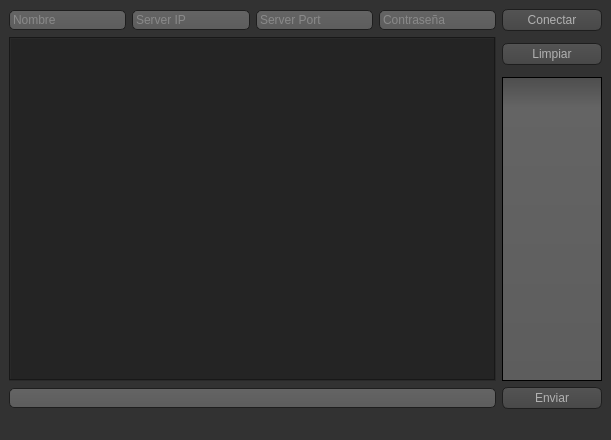
<?xml version="1.0" encoding="UTF-8"?>
<ui version="4.0">
 <class>Chattogu</class>
 <widget class="QMainWindow" name="Chattogu">
  <property name="geometry">
   <rect>
    <x>0</x>
    <y>0</y>
    <width>611</width>
    <height>440</height>
   </rect>
  </property>
  <property name="sizePolicy">
   <sizepolicy hsizetype="Fixed" vsizetype="Fixed">
    <horstretch>0</horstretch>
    <verstretch>0</verstretch>
   </sizepolicy>
  </property>
  <property name="windowTitle">
   <string>Chat to Guapo</string>
  </property>
  <property name="styleSheet">
   <string notr="true">QToolTip
{
     border: 1px solid black;
     background-color: #ffa02f;
     padding: 1px;
     border-radius: 3px;
     opacity: 100;
}

QWidget
{
    color: #b1b1b1;
    background-color: #323232;
}

QWidget:item:hover
{
    background-color: QLinearGradient( x1: 0, y1: 0, x2: 0, y2: 1, stop: 0 #ffa02f, stop: 1 #ca0619);
    color: #000000;
}

QWidget:item:selected
{
    background-color: QLinearGradient( x1: 0, y1: 0, x2: 0, y2: 1, stop: 0 #ffa02f, stop: 1 #d7801a);
}

QMenuBar::item
{
    background: transparent;
}

QMenuBar::item:selected
{
    background: transparent;
    border: 1px solid #ffaa00;
}

QMenuBar::item:pressed
{
    background: #444;
    border: 1px solid #000;
    background-color: QLinearGradient(
        x1:0, y1:0,
        x2:0, y2:1,
        stop:1 #212121,
        stop:0.4 #343434/*,
        stop:0.2 #343434,
        stop:0.1 #ffaa00*/
    );
    margin-bottom:-1px;
    padding-bottom:1px;
}

QMenu
{
    border: 1px solid #000;
}

QMenu::item
{
    padding: 2px 20px 2px 20px;
}

QMenu::item:selected
{
    color: #000000;
}

QWidget:disabled
{
    color: #404040;
    background-color: #323232;
}

QAbstractItemView
{
    background-color: QLinearGradient( x1: 0, y1: 0, x2: 0, y2: 1, stop: 0 #4d4d4d, stop: 0.1 #646464, stop: 1 #5d5d5d);
}

QWidget:focus
{
    /*border: 2px solid QLinearGradient( x1: 0, y1: 0, x2: 0, y2: 1, stop: 0 #ffa02f, stop: 1 #d7801a);*/
}

QLineEdit
{
    background-color: QLinearGradient( x1: 0, y1: 0, x2: 0, y2: 1, stop: 0 #4d4d4d, stop: 0 #646464, stop: 1 #5d5d5d);
    padding: 1px;
    border-style: solid;
    border: 1px solid #1e1e1e;
    border-radius: 5;
}

QPushButton
{
    color: #b1b1b1;
    background-color: QLinearGradient( x1: 0, y1: 0, x2: 0, y2: 1, stop: 0 #565656, stop: 0.1 #525252, stop: 0.5 #4e4e4e, stop: 0.9 #4a4a4a, stop: 1 #464646);
    border-width: 1px;
    border-color: #1e1e1e;
    border-style: solid;
    border-radius: 6;
    padding: 3px;
    font-size: 12px;
    padding-left: 5px;
    padding-right: 5px;
}

QPushButton:pressed
{
    background-color: QLinearGradient( x1: 0, y1: 0, x2: 0, y2: 1, stop: 0 #2d2d2d, stop: 0.1 #2b2b2b, stop: 0.5 #292929, stop: 0.9 #282828, stop: 1 #252525);
}

QComboBox
{
    selection-background-color: #ffaa00;
    background-color: QLinearGradient( x1: 0, y1: 0, x2: 0, y2: 1, stop: 0 #565656, stop: 0.1 #525252, stop: 0.5 #4e4e4e, stop: 0.9 #4a4a4a, stop: 1 #464646);
    border-style: solid;
    border: 1px solid #1e1e1e;
    border-radius: 5;
}

QComboBox:hover,QPushButton:hover
{
    border: 2px solid QLinearGradient( x1: 0, y1: 0, x2: 0, y2: 1, stop: 0 #ffa02f, stop: 1 #d7801a);
}


QComboBox:on
{
    padding-top: 3px;
    padding-left: 4px;
    background-color: QLinearGradient( x1: 0, y1: 0, x2: 0, y2: 1, stop: 0 #2d2d2d, stop: 0.1 #2b2b2b, stop: 0.5 #292929, stop: 0.9 #282828, stop: 1 #252525);
    selection-background-color: #ffaa00;
}

QComboBox QAbstractItemView
{
    border: 2px solid darkgray;
    selection-background-color: QLinearGradient( x1: 0, y1: 0, x2: 0, y2: 1, stop: 0 #ffa02f, stop: 1 #d7801a);
}

QComboBox::drop-down
{
     subcontrol-origin: padding;
     subcontrol-position: top right;
     width: 15px;

     border-left-width: 0px;
     border-left-color: darkgray;
     border-left-style: solid; /* just a single line */
     border-top-right-radius: 3px; /* same radius as the QComboBox */
     border-bottom-right-radius: 3px;
 }

QComboBox::down-arrow
{
     image: url(:/down_arrow.png);
}

QGroupBox:focus
{
border: 2px solid QLinearGradient( x1: 0, y1: 0, x2: 0, y2: 1, stop: 0 #ffa02f, stop: 1 #d7801a);
}

QTextEdit:focus
{
    border: 2px solid QLinearGradient( x1: 0, y1: 0, x2: 0, y2: 1, stop: 0 #ffa02f, stop: 1 #d7801a);
}

QScrollBar:horizontal {
     border: 1px solid #222222;
     background: QLinearGradient( x1: 0, y1: 0, x2: 0, y2: 1, stop: 0.0 #121212, stop: 0.2 #282828, stop: 1 #484848);
     height: 7px;
     margin: 0px 16px 0 16px;
}

QScrollBar::handle:horizontal
{
      background: QLinearGradient( x1: 0, y1: 0, x2: 1, y2: 0, stop: 0 #ffa02f, stop: 0.5 #d7801a, stop: 1 #ffa02f);
      min-height: 20px;
      border-radius: 2px;
}

QScrollBar::add-line:horizontal {
      border: 1px solid #1b1b19;
      border-radius: 2px;
      background: QLinearGradient( x1: 0, y1: 0, x2: 1, y2: 0, stop: 0 #ffa02f, stop: 1 #d7801a);
      width: 14px;
      subcontrol-position: right;
      subcontrol-origin: margin;
}

QScrollBar::sub-line:horizontal {
      border: 1px solid #1b1b19;
      border-radius: 2px;
      background: QLinearGradient( x1: 0, y1: 0, x2: 1, y2: 0, stop: 0 #ffa02f, stop: 1 #d7801a);
      width: 14px;
     subcontrol-position: left;
     subcontrol-origin: margin;
}

QScrollBar::right-arrow:horizontal, QScrollBar::left-arrow:horizontal
{
      border: 1px solid black;
      width: 1px;
      height: 1px;
      background: white;
}

QScrollBar::add-page:horizontal, QScrollBar::sub-page:horizontal
{
      background: none;
}

QScrollBar:vertical
{
      background: QLinearGradient( x1: 0, y1: 0, x2: 1, y2: 0, stop: 0.0 #121212, stop: 0.2 #282828, stop: 1 #484848);
      width: 7px;
      margin: 16px 0 16px 0;
      border: 1px solid #222222;
}

QScrollBar::handle:vertical
{
      background: QLinearGradient( x1: 0, y1: 0, x2: 0, y2: 1, stop: 0 #ffa02f, stop: 0.5 #d7801a, stop: 1 #ffa02f);
      min-height: 20px;
      border-radius: 2px;
}

QScrollBar::add-line:vertical
{
      border: 1px solid #1b1b19;
      border-radius: 2px;
      background: QLinearGradient( x1: 0, y1: 0, x2: 0, y2: 1, stop: 0 #ffa02f, stop: 1 #d7801a);
      height: 14px;
      subcontrol-position: bottom;
      subcontrol-origin: margin;
}

QScrollBar::sub-line:vertical
{
      border: 1px solid #1b1b19;
      border-radius: 2px;
      background: QLinearGradient( x1: 0, y1: 0, x2: 0, y2: 1, stop: 0 #d7801a, stop: 1 #ffa02f);
      height: 14px;
      subcontrol-position: top;
      subcontrol-origin: margin;
}

QScrollBar::up-arrow:vertical, QScrollBar::down-arrow:vertical
{
      border: 1px solid black;
      width: 1px;
      height: 1px;
      background: white;
}


QScrollBar::add-page:vertical, QScrollBar::sub-page:vertical
{
      background: none;
}

QTextEdit
{
    background-color: #242424;
}

QPlainTextEdit
{
    background-color: #242424;
}

QHeaderView::section
{
    background-color: QLinearGradient(x1:0, y1:0, x2:0, y2:1, stop:0 #616161, stop: 0.5 #505050, stop: 0.6 #434343, stop:1 #656565);
    color: white;
    padding-left: 4px;
    border: 1px solid #6c6c6c;
}

QCheckBox:disabled
{
color: #414141;
}

QDockWidget::title
{
    text-align: center;
    spacing: 3px; /* spacing between items in the tool bar */
    background-color: QLinearGradient(x1:0, y1:0, x2:0, y2:1, stop:0 #323232, stop: 0.5 #242424, stop:1 #323232);
}

QDockWidget::close-button, QDockWidget::float-button
{
    text-align: center;
    spacing: 1px; /* spacing between items in the tool bar */
    background-color: QLinearGradient(x1:0, y1:0, x2:0, y2:1, stop:0 #323232, stop: 0.5 #242424, stop:1 #323232);
}

QDockWidget::close-button:hover, QDockWidget::float-button:hover
{
    background: #242424;
}

QDockWidget::close-button:pressed, QDockWidget::float-button:pressed
{
    padding: 1px -1px -1px 1px;
}

QMainWindow::separator
{
    background-color: QLinearGradient(x1:0, y1:0, x2:0, y2:1, stop:0 #161616, stop: 0.5 #151515, stop: 0.6 #212121, stop:1 #343434);
    color: white;
    padding-left: 4px;
    border: 1px solid #4c4c4c;
    spacing: 3px; /* spacing between items in the tool bar */
}

QMainWindow::separator:hover
{

    background-color: QLinearGradient(x1:0, y1:0, x2:0, y2:1, stop:0 #d7801a, stop:0.5 #b56c17 stop:1 #ffa02f);
    color: white;
    padding-left: 4px;
    border: 1px solid #6c6c6c;
    spacing: 3px; /* spacing between items in the tool bar */
}

QToolBar::handle
{
     spacing: 3px; /* spacing between items in the tool bar */
     background: url(:/images/handle.png);
}

QMenu::separator
{
    height: 2px;
    background-color: QLinearGradient(x1:0, y1:0, x2:0, y2:1, stop:0 #161616, stop: 0.5 #151515, stop: 0.6 #212121, stop:1 #343434);
    color: white;
    padding-left: 4px;
    margin-left: 10px;
    margin-right: 5px;
}

QProgressBar
{
    border: 2px solid grey;
    border-radius: 5px;
    text-align: center;
}

QProgressBar::chunk
{
    background-color: #d7801a;
    width: 2.15px;
    margin: 0.5px;
}

QTabBar::tab {
    color: #b1b1b1;
    border: 1px solid #444;
    border-bottom-style: none;
    background-color: #323232;
    padding-left: 10px;
    padding-right: 10px;
    padding-top: 3px;
    padding-bottom: 2px;
    margin-right: -1px;
}

QTabWidget::pane {
    border: 1px solid #444;
    top: 1px;
}

QTabBar::tab:last
{
    margin-right: 0; /* the last selected tab has nothing to overlap with on the right */
    border-top-right-radius: 3px;
}

QTabBar::tab:first:!selected
{
 margin-left: 0px; /* the last selected tab has nothing to overlap with on the right */


    border-top-left-radius: 3px;
}

QTabBar::tab:!selected
{
    color: #b1b1b1;
    border-bottom-style: solid;
    margin-top: 3px;
    background-color: QLinearGradient(x1:0, y1:0, x2:0, y2:1, stop:1 #212121, stop:.4 #343434);
}

QTabBar::tab:selected
{
    border-top-left-radius: 3px;
    border-top-right-radius: 3px;
    margin-bottom: 0px;
}

QTabBar::tab:!selected:hover
{
    /*border-top: 2px solid #ffaa00;
    padding-bottom: 3px;*/
    border-top-left-radius: 3px;
    border-top-right-radius: 3px;
    background-color: QLinearGradient(x1:0, y1:0, x2:0, y2:1, stop:1 #212121, stop:0.4 #343434, stop:0.2 #343434, stop:0.1 #ffaa00);
}

QRadioButton::indicator:checked, QRadioButton::indicator:unchecked{
    color: #b1b1b1;
    background-color: #323232;
    border: 1px solid #b1b1b1;
    border-radius: 6px;
}

QRadioButton::indicator:checked
{
    background-color: qradialgradient(
        cx: 0.5, cy: 0.5,
        fx: 0.5, fy: 0.5,
        radius: 1.0,
        stop: 0.25 #ffaa00,
        stop: 0.3 #323232
    );
}

QCheckBox::indicator{
    color: #b1b1b1;
    background-color: #323232;
    border: 1px solid #b1b1b1;
    width: 9px;
    height: 9px;
}

QRadioButton::indicator
{
    border-radius: 6px;
}

QRadioButton::indicator:hover, QCheckBox::indicator:hover
{
    border: 1px solid #ffaa00;
}

QCheckBox::indicator:checked
{
    image:url(:/images/checkbox.png);
}

QCheckBox::indicator:disabled, QRadioButton::indicator:disabled
{
    border: 1px solid #444;
}</string>
  </property>
  <widget class="QWidget" name="centralwidget">
   <layout class="QGridLayout" name="gridLayout_2">
    <item row="0" column="1">
     <layout class="QGridLayout" name="gridLayout">
      <item row="5" column="2">
       <widget class="QPushButton" name="Enviar">
        <property name="text">
         <string>Enviar</string>
        </property>
        <property name="checkable">
         <bool>false</bool>
        </property>
        <property name="default">
         <bool>true</bool>
        </property>
       </widget>
      </item>
      <item row="0" column="0">
       <layout class="QHBoxLayout" name="horizontalLayout">
        <item>
         <widget class="QLineEdit" name="Nombre">
          <property name="text">
           <string/>
          </property>
          <property name="maxLength">
           <number>20</number>
          </property>
          <property name="placeholderText">
           <string>Nombre</string>
          </property>
         </widget>
        </item>
        <item>
         <widget class="QLineEdit" name="IP">
          <property name="maxLength">
           <number>15</number>
          </property>
          <property name="frame">
           <bool>false</bool>
          </property>
          <property name="readOnly">
           <bool>false</bool>
          </property>
          <property name="placeholderText">
           <string>Server IP</string>
          </property>
         </widget>
        </item>
        <item>
         <widget class="QLineEdit" name="Port">
          <property name="placeholderText">
           <string>Server Port</string>
          </property>
         </widget>
        </item>
        <item>
         <widget class="QLineEdit" name="Password">
          <property name="text">
           <string/>
          </property>
          <property name="placeholderText">
           <string>Contraseña</string>
          </property>
         </widget>
        </item>
       </layout>
      </item>
      <item row="4" column="2">
       <widget class="QListWidget" name="UsuariosConectados">
        <property name="sizePolicy">
         <sizepolicy hsizetype="Expanding" vsizetype="Expanding">
          <horstretch>9</horstretch>
          <verstretch>0</verstretch>
         </sizepolicy>
        </property>
        <property name="minimumSize">
         <size>
          <width>100</width>
          <height>100</height>
         </size>
        </property>
        <property name="maximumSize">
         <size>
          <width>100</width>
          <height>16777215</height>
         </size>
        </property>
        <property name="frameShape">
         <enum>QFrame::StyledPanel</enum>
        </property>
        <property name="frameShadow">
         <enum>QFrame::Plain</enum>
        </property>
        <property name="lineWidth">
         <number>1</number>
        </property>
        <property name="selectionMode">
         <enum>QAbstractItemView::ExtendedSelection</enum>
        </property>
        <property name="resizeMode">
         <enum>QListView::Adjust</enum>
        </property>
        <property name="layoutMode">
         <enum>QListView::SinglePass</enum>
        </property>
        <property name="batchSize">
         <number>20</number>
        </property>
        <property name="wordWrap">
         <bool>false</bool>
        </property>
       </widget>
      </item>
      <item row="0" column="2">
       <widget class="QPushButton" name="Conectar">
        <property name="text">
         <string>Conectar</string>
        </property>
       </widget>
      </item>
      <item row="1" column="0" rowspan="4">
       <widget class="QTextBrowser" name="CuadroDeTexto">
        <property name="minimumSize">
         <size>
          <width>0</width>
          <height>0</height>
         </size>
        </property>
        <property name="maximumSize">
         <size>
          <width>16777215</width>
          <height>16777215</height>
         </size>
        </property>
        <property name="autoFillBackground">
         <bool>false</bool>
        </property>
        <property name="frameShape">
         <enum>QFrame::Box</enum>
        </property>
        <property name="frameShadow">
         <enum>QFrame::Sunken</enum>
        </property>
        <property name="html">
         <string notr="true">&lt;!DOCTYPE HTML PUBLIC &quot;-//W3C//DTD HTML 4.0//EN&quot; &quot;http://www.w3.org/TR/REC-html40/strict.dtd&quot;&gt;
&lt;html&gt;&lt;head&gt;&lt;meta name=&quot;qrichtext&quot; content=&quot;1&quot; /&gt;&lt;style type=&quot;text/css&quot;&gt;
p, li { white-space: pre-wrap; }
&lt;/style&gt;&lt;/head&gt;&lt;body style=&quot; font-family:'Open Sans'; font-size:10pt; font-weight:648; font-style:normal;&quot;&gt;
&lt;p style=&quot;-qt-paragraph-type:empty; margin-top:0px; margin-bottom:0px; margin-left:0px; margin-right:0px; -qt-block-indent:0; text-indent:0px; font-family:'Cantarell'; font-weight:400;&quot;&gt;&lt;br /&gt;&lt;/p&gt;&lt;/body&gt;&lt;/html&gt;</string>
        </property>
        <property name="acceptRichText">
         <bool>false</bool>
        </property>
        <property name="openLinks">
         <bool>false</bool>
        </property>
       </widget>
      </item>
      <item row="2" column="2">
       <widget class="QPushButton" name="Clear">
        <property name="text">
         <string>Limpiar</string>
        </property>
       </widget>
      </item>
      <item row="5" column="0">
       <layout class="QHBoxLayout" name="horizontalLayout_3">
        <item>
         <widget class="QLineEdit" name="MensajeAEnviar">
          <property name="maxLength">
           <number>100000</number>
          </property>
          <property name="readOnly">
           <bool>false</bool>
          </property>
         </widget>
        </item>
       </layout>
      </item>
     </layout>
    </item>
   </layout>
  </widget>
  <widget class="QStatusBar" name="statusbar"/>
 </widget>
 <resources/>
 <connections>
  <connection>
   <sender>MensajeAEnviar</sender>
   <signal>returnPressed()</signal>
   <receiver>Enviar</receiver>
   <slot>click()</slot>
   <hints>
    <hint type="sourcelabel">
     <x>400</x>
     <y>404</y>
    </hint>
    <hint type="destinationlabel">
     <x>551</x>
     <y>403</y>
    </hint>
   </hints>
  </connection>
  <connection>
   <sender>Port</sender>
   <signal>returnPressed()</signal>
   <receiver>Conectar</receiver>
   <slot>click()</slot>
   <hints>
    <hint type="sourcelabel">
     <x>414</x>
     <y>17</y>
    </hint>
    <hint type="destinationlabel">
     <x>528</x>
     <y>24</y>
    </hint>
   </hints>
  </connection>
  <connection>
   <sender>Clear</sender>
   <signal>clicked()</signal>
   <receiver>CuadroDeTexto</receiver>
   <slot>clear()</slot>
   <hints>
    <hint type="sourcelabel">
     <x>525</x>
     <y>56</y>
    </hint>
    <hint type="destinationlabel">
     <x>401</x>
     <y>77</y>
    </hint>
   </hints>
  </connection>
 </connections>
</ui>
